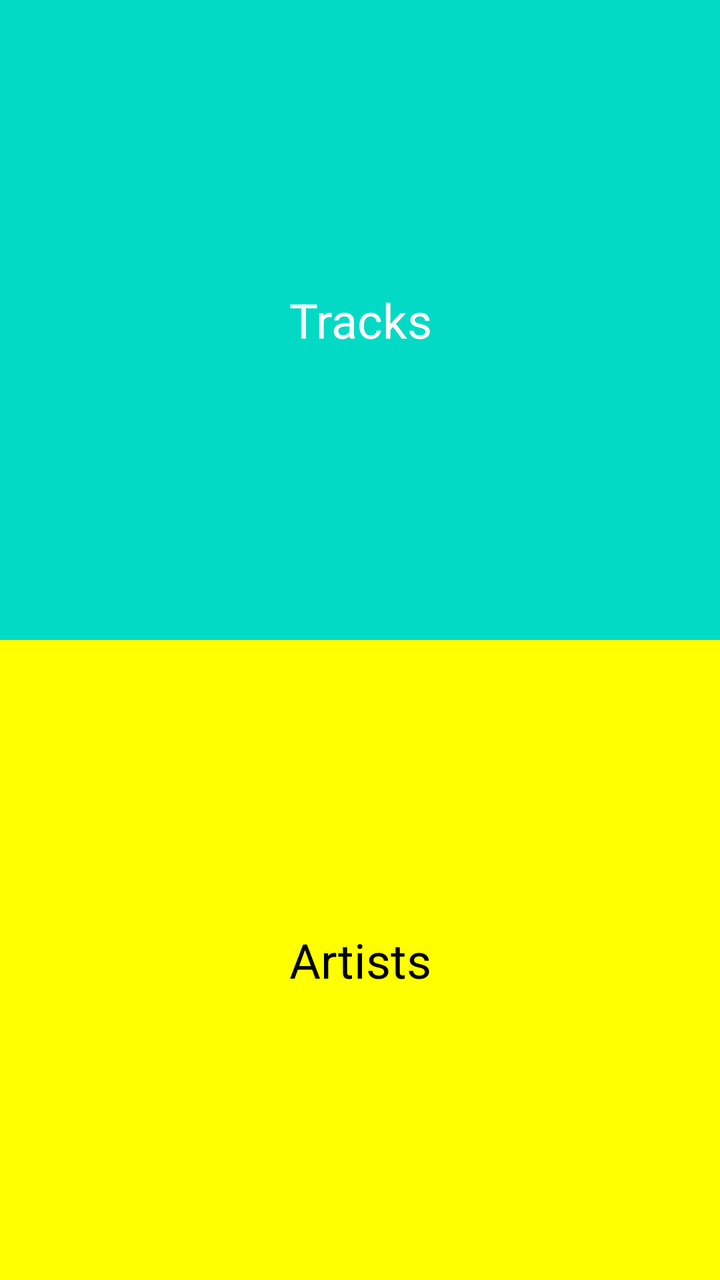
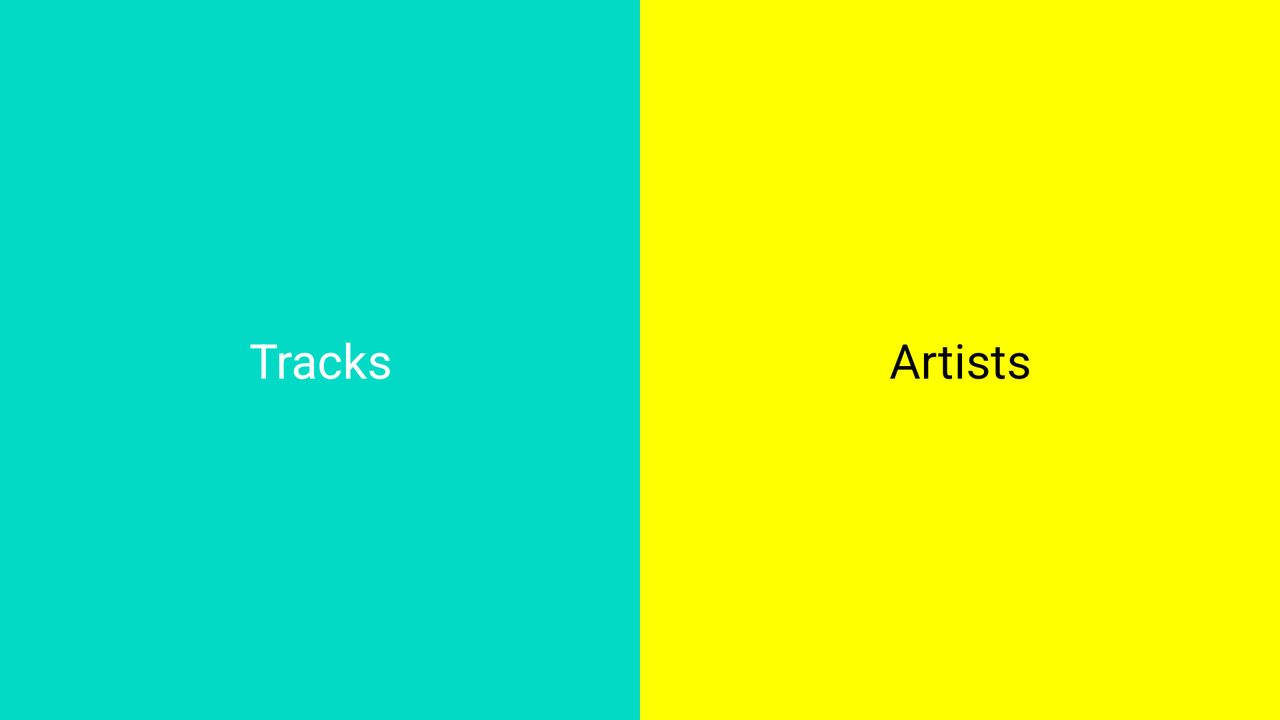

Compare how this app lays out the same screen by default and in its alternative resource folder. The renders come first, then the two layout files and the values they reference.
<!-- AndroidManifest.xml: application theme AppTheme -->
<!-- res/layout/fragment_selection.xml -->
<?xml version="1.0" encoding="utf-8"?>
<layout xmlns:android="http://schemas.android.com/apk/res/android"
    xmlns:tools="http://schemas.android.com/tools">

    <data>

    </data>

    <LinearLayout
        android:layout_width="match_parent"
        android:layout_height="match_parent"
        android:orientation="vertical"
        tools:context=".ui.fragments.SelectionFragment">

        
        <TextView
            android:id="@+id/tracks"
            android:layout_width="match_parent"
            android:layout_height="0dp"
            android:layout_weight="1"
            android:background="@color/colorAccent"
            android:gravity="center"
            android:text="@string/tracks"
            android:textColor="@android:color/white"
            android:textSize="24sp" />

        <TextView
            android:id="@+id/artist"
            android:layout_width="match_parent"
            android:layout_height="0dp"
            android:layout_weight="1"
            android:background="@color/seccondaryAccent"
            android:gravity="center"
            android:text="@string/artists"
            android:textColor="@android:color/black"
            android:textSize="24sp" />


    </LinearLayout>
</layout>
<!-- resources referenced by this layout -->
<resources>
  <color name="colorAccent">#03DAC5</color>
  <color name="seccondaryAccent">#FFFF00</color>
  <string name="artists">Artists</string>
  <string name="tracks">Tracks</string>
  <style name="AppTheme" parent="Theme.AppCompat.Light.NoActionBar">
          
          <item name="colorPrimary">@color/colorPrimary</item>
          <item name="colorPrimaryDark">@color/colorPrimaryDark</item>
          <item name="colorAccent">@color/colorAccent</item>
      </style>
  <color name="colorPrimary">#6200EE</color>
  <color name="colorPrimaryDark">#3700B3</color>
</resources>
<!-- res/layout-land/fragment_selection.xml (the author's variant of the layout above) -->
<!-- drawn on the phone turned sideways -->
<?xml version="1.0" encoding="utf-8"?>
<layout xmlns:android="http://schemas.android.com/apk/res/android"
    xmlns:tools="http://schemas.android.com/tools">

    <data>

    </data>

    <LinearLayout
        android:layout_width="match_parent"
        android:layout_height="match_parent"
        android:orientation="horizontal"
        tools:context=".ui.fragments.SelectionFragment">
        <TextView
            android:id="@+id/tracks"
            android:layout_width="0dp"
            android:layout_height="match_parent"
            android:layout_weight="1"
            android:background="@color/colorAccent"
            android:gravity="center"
            android:text="@string/tracks"
            android:textColor="@android:color/white"
            android:textSize="24sp" />

        <TextView
            android:id="@+id/artist"
            android:layout_width="0dp"
            android:layout_height="match_parent"
            android:layout_weight="1"
            android:background="@color/seccondaryAccent"
            android:gravity="center"
            android:text="@string/artists"
            android:textColor="@android:color/black"
            android:textSize="24sp" />
    </LinearLayout>
</layout>
